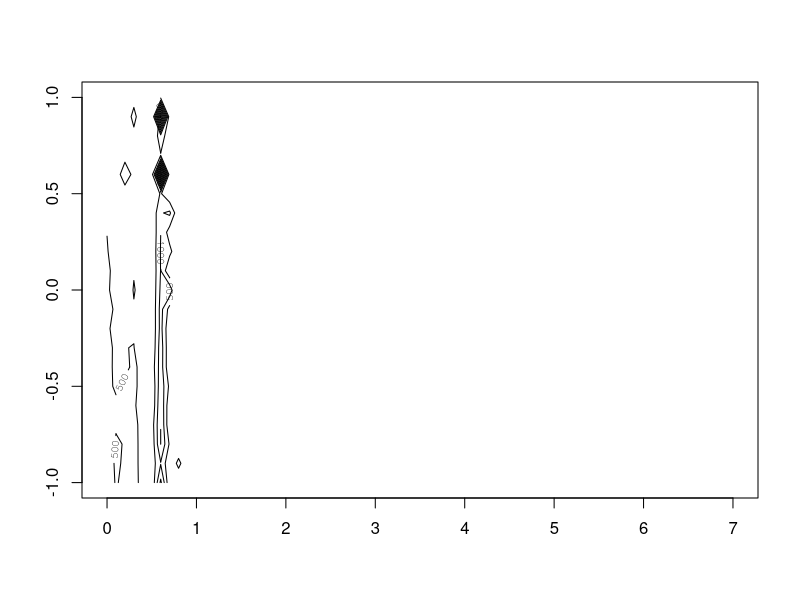
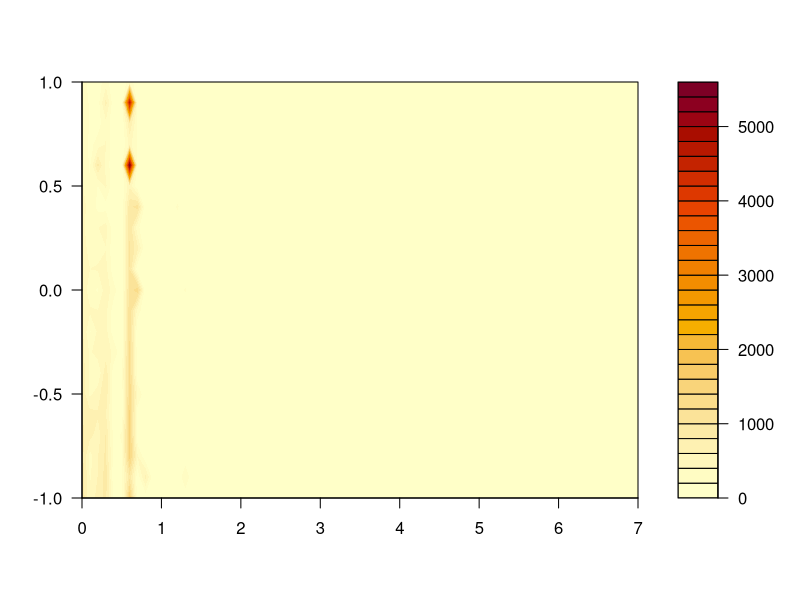
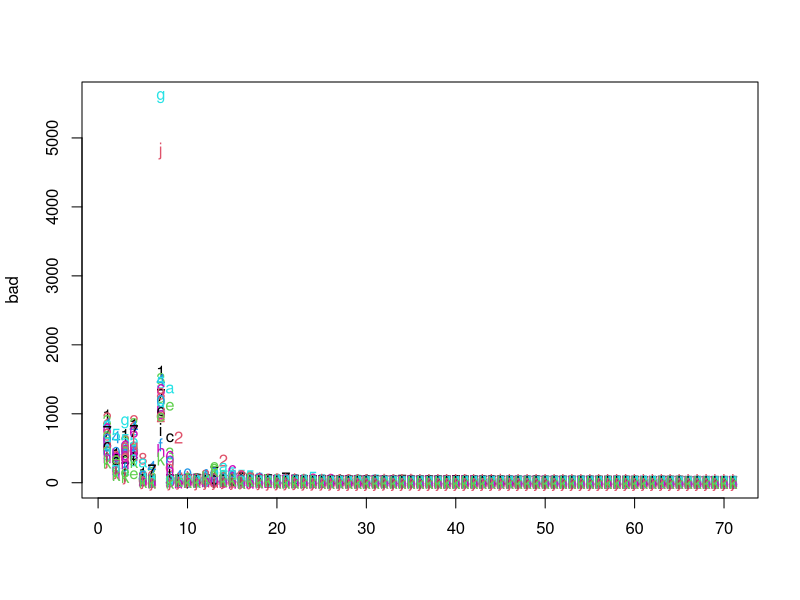
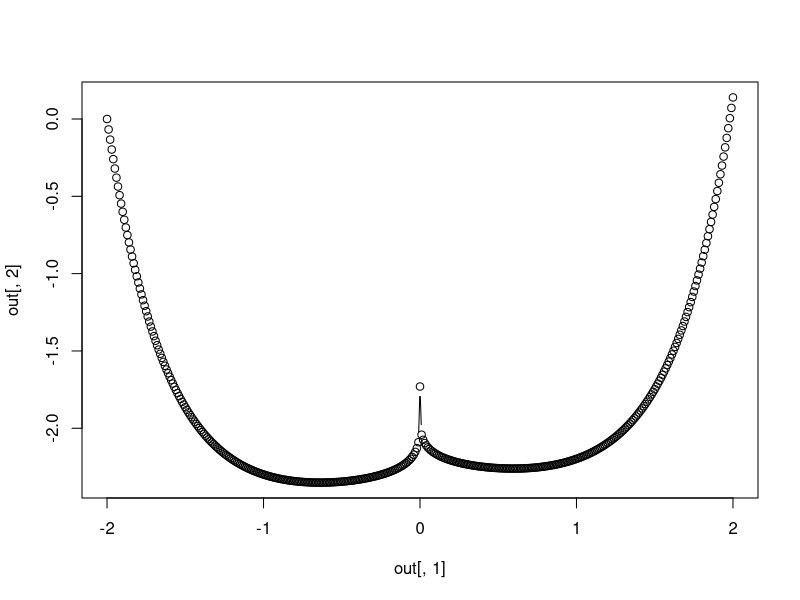

The R source for these figures, in order:
## ---- chunk 1
knitr::opts_chunk$set(echo = TRUE)
## ---- chunk 2
library("deSolve") 
Lorenz <- function(t, state, parameters) {
    with(as.list(c(state, parameters)), {

        phi <- cosh(t)^2  # y^2

        numerator <- (Z + phi - C*cosh(t)) * cosh(t)^2
        denominator <- sinh(t) * (cosh(t) + lambda)

        dZ  <- numerator/denominator
        dextra_length <- -Z/cosh(t)^2
        list(c(dZ, dextra_length))
    })
}

parameters <- c(lambda = 3, C=0.5)
state      <- c(Z = 0, extra_length=0)  # initial conditions
times      <- seq(-2, 2, by = 0.01)

out <- ode(y = state, times = times, func = Lorenz, parms = parameters)
## ---- chunk 3
head(out)
tail(out)
x <- out[,1]
y <- out[,2]
## ---- chunk 4
badness <- function(unk, give=FALSE, byval=1){
   unk <- unname(unk)
   parameters <- c(lambda = unk[1], C=unk[2])
   state <- c(Z = 0, extra_length=0)  # initial conditions
   times      <- seq(-2, 2, by = byval)

   out <- ode(y = state, times = times, func = Lorenz, parms = parameters)
   Z_bad <- out[5,2]
   L_bad <- out[5,3]
   if(give){return(out)}
   return(Z_bad^2 + L_bad^2)
}

badness(c(1,2), give=TRUE)
badness(c(1,2), give=FALSE)
## ---- chunk 5
  lambda <- seq(from=0, to=7, by=0.1)
  C      <- seq(from=-1, to=1, by=0.1)

jj <- as.matrix(expand.grid(lambda,C))
bad <- apply(jj,1,badness)
## ---- chunk 6
bad <- matrix(bad, length(lambda), length(C))
contour(lambda, C, bad)
filled.contour(lambda, C, bad)
matplot(bad)
## ---- chunk 7
optim(c(5,0),badness)
## ---- chunk 8
out <- badness(c(5.87,-0.73),give=TRUE,byval=0.01)
head(out)
plot(out[,1],out[,2],type='b')
